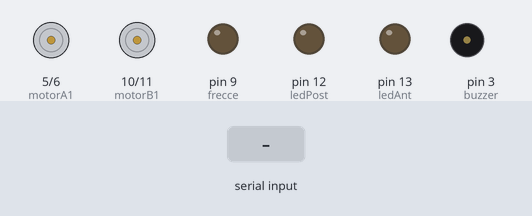
Bench run of a sketch on a simulated Arduino Uno, built with avr-gcc and run on an emulated ATmega328P. On the bench: motor-driver pin pairs drawn as motors (green arrow = first pin HIGH = forward, orange = second pin HIGH = backward, longer = more drive), output pins drawn as LEDs (lit = HIGH), buzzer (waves = sounding). Dashed ring = blinking. The test bench sets the inputs (shaded band).

Above: at 1.2 s.
1.3 s: "F" received over Serial
At 1.9 s:
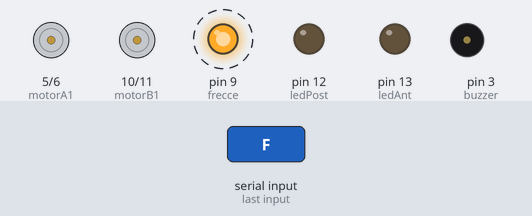
4.3 s: "A" received over Serial
At 6.2 s:
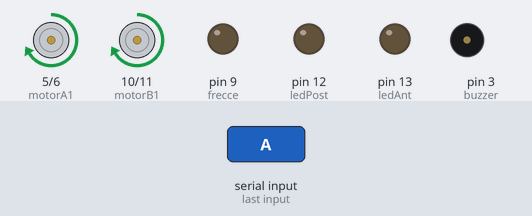
6.8 s: "I" received over Serial
At 7.3 s:
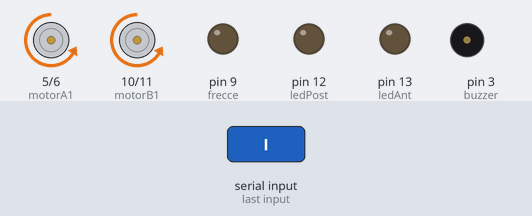
8.3 s: "S" received over Serial
At 9.5 s:
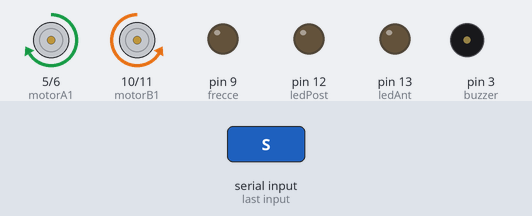
9.8 s: "D" received over Serial
At 10.8 s:
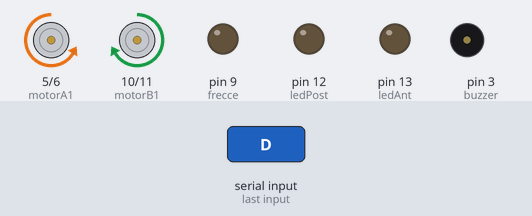
11.3 s: "C" received over Serial
At 11.9 s:
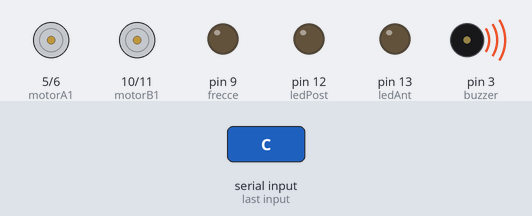
Timing chart, 0 to 13.8 s (numbered marks = the images above; inputs shaded):
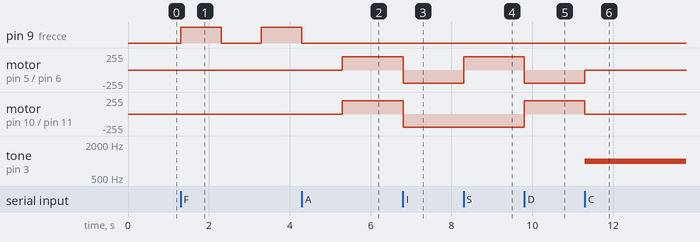

The sketch:

sketch_arduino_bluetooth_rc_car.ino
```cpp
/*
 * Created by Vasilakis Michalis // 12-12-2014 ver.2
 * Project: Control RC Car via Bluetooth with Android Smartphone
 * More information at www.ardumotive.com
 */

//L293 Connection
  const int motorA1  = 5;  // Pin  2 of L293
  const int motorA2  = 6;  // Pin  7 of L293
  const int motorB1  = 10; // Pin 10 of L293
  const int motorB2  = 11;  // Pin 14 of L293
//Leds connected to Arduino UNO Pin 12
  const int ledAnt  = 13;
  const int ledPost = 12;
  const int frecce = 9;
//Buzzer / Speaker to Arduino UNO Pin 3
  const int buzzer = 3 ;
//Useful Variables
  int i=0;
  int j=0;
  int state;
  int vSpeed=200;     // Default speed, from 0 to 255

void setup() {
    // Set pins as outputs:
    pinMode(motorA1, OUTPUT);
    pinMode(motorA2, OUTPUT);
    pinMode(motorB1, OUTPUT);
    pinMode(motorB2, OUTPUT);
    pinMode(ledAnt, OUTPUT);
    pinMode(ledPost, OUTPUT);
    pinMode(frecce,OUTPUT);
    // Initialize serial communication at 9600 bits per second:
    Serial.begin(9600);
}

void loop() {

  //Save income data to variable 'state'
    if(Serial.available() > 0){
      state = Serial.read();
      Stop();
    }


  /***********************Forward****************************/
  //If state is equal with letter 'A', car will go forward!
    if (state == 'A') {
      analogWrite(motorA1, vSpeed);
      analogWrite(motorA2, 0);
      analogWrite(motorB1, vSpeed);
      analogWrite(motorB2, 0);

    }
  /***********************Backward****************************/
  //If state is equal with letter 'I', car will go backward
    else if (state == 'I') {
      analogWrite(motorA1, 0);
      analogWrite(motorA2, vSpeed);
      analogWrite(motorB1, 0);
      analogWrite(motorB2, vSpeed);
    }
  /***************************Left*****************************/
  //If state is equal with letter 'S', wheels will turn left
    else if (state == 'S') {
      analogWrite(motorA1, 200);
      analogWrite(motorA2, 0);
      analogWrite(motorB1, 0);
      analogWrite(motorB2, 200);
    }
  /***************************Right*****************************/
  //If state is equal with letter 'D', wheels will turn right
    else if (state == 'D') {
      analogWrite(motorA1, 0);
      analogWrite(motorA2, 200);
      analogWrite(motorB1, 200);
      analogWrite(motorB2, 0);
    }
  /************************Luci Anteriori*****************************/
  //If state is equal with letter 'B', turn leds on or of off
    else if (state == 'B') {
      if (i==0){
         digitalWrite(ledAnt, HIGH);
         i=1;
      }
      else if (i==1){
         digitalWrite(ledAnt, LOW);
         i=0;
      }
      state='n';
    }
     /************************Luci Posteriori*****************************/
  //If state is equal with letter 'E', turn leds on or of off
    else if (state == 'E') {
      if (i==0){
         digitalWrite(ledPost, HIGH);
         i=1;
      }
      else if (i==1){
         digitalWrite(ledPost, LOW);
         i=0;
      }
      state='n';
    }
     /************************Luci di Emergenza*****************************/
  //If state is equal with letter 'E', turn leds on or of off
    else if (state == 'F') {
      if (i==0){
         digitalWrite(frecce, HIGH);
         delay(1000);
         digitalWrite(frecce, LOW);
         delay(1000);
         digitalWrite(frecce, HIGH);
         delay(1000);
         digitalWrite(frecce, LOW);
         delay(1000);
         i=1;
      }
      else if (i==1){
         digitalWrite(frecce, LOW);
         i=0;
      }
      state='n';
    }
  /**********************Horn sound***************************/
  //If state is equal with letter 'C', play (or stop) horn sound
    else if (state == 'C'){
      if (j==0){
         tone(buzzer, 1000);//Speaker on
         j=1;
      }
      else if (j==1){
         noTone(buzzer);    //Speaker off
         j=0;
      }
      state='n';
    }
  /************************Stop*****************************/
  //If state is equal with letter 'S', stop the car
    else if (state == 'P'){
        analogWrite(motorA1, 0);
        analogWrite(motorA2, 0);
        analogWrite(motorB1, 0);
        analogWrite(motorB2, 0);
        digitalWrite(ledPost, HIGH);

        noTone(buzzer);
    }


}

void Stop() {
  analogWrite(motorA1, 0);
  analogWrite(motorA2, 0);
  analogWrite(motorB1, 0);

  analogWrite(motorB2, 0);
}
```

Measured:
- after the input at 1.3 s, pin 9 (frecce): LOW → HIGH at once, → LOW 1.0 s later, → HIGH 1.0 s later
- after the input at 4.3 s, motor on pin 5 (motorA1) / pin 6 (motorA2), motor on pin 10 (motorB1) / pin 11 (motorB2): stopped → forward 200/255 after 1.0 s
- after the input at 6.8 s, motor on pin 5 (motorA1) / pin 6 (motorA2), motor on pin 10 (motorB1) / pin 11 (motorB2): forward 200/255 → backward 200/255 at once
- after the input at 8.3 s, motor on pin 5 (motorA1) / pin 6 (motorA2): backward 200/255 → forward 200/255 at once
- after the input at 9.8 s, motor on pin 5 (motorA1) / pin 6 (motorA2): forward 200/255 → backward 200/255 at once; motor on pin 10 (motorB1) / pin 11 (motorB2): backward 200/255 → forward 200/255 at once
- after the input at 11.3 s, motor on pin 5 (motorA1) / pin 6 (motorA2): backward 200/255 → stopped at once; motor on pin 10 (motorB1) / pin 11 (motorB2): forward 200/255 → stopped at once; tone on pin 3 (buzzer): silent → 1000 Hz at once
